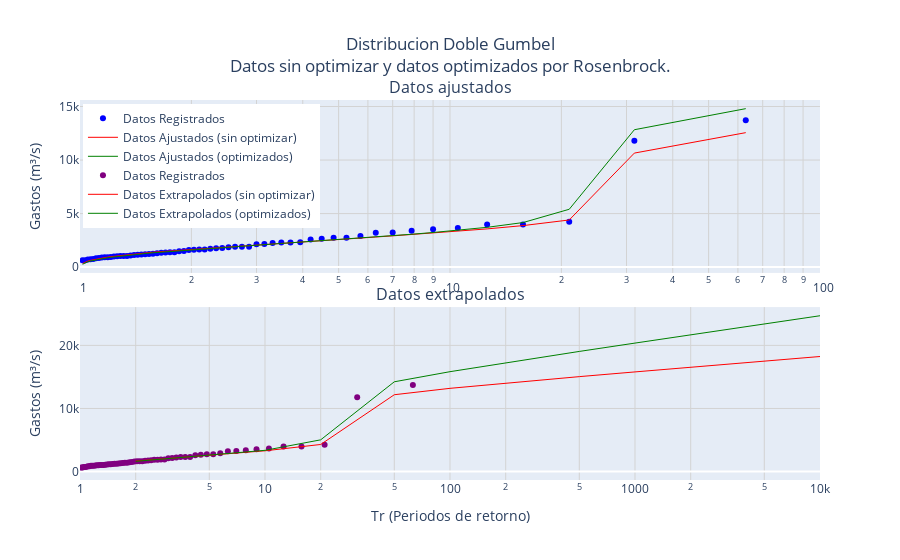

Notebook code for this chart:
### Code cell
# Gráficos html, datos sin optimizar y optimizados
# Crear subplots
titulo0 = "Distribucion Doble Gumbel<br>Datos sin optimizar y datos optimizados por Rosenbrock."
#titulo1 = "Distribucion Gumbel (Momentos-L). EE= " + str(EEMomL)
fig = make_subplots(rows=2, 
                    cols=1, 
                    shared_xaxes=False, 
                    vertical_spacing=0.09, 
                    subplot_titles=("Datos ajustados", "Datos extrapolados"))
# Gráfico 1: Datos Registrados (Scatter) y Datos Ajustados (Línea)
fig.add_trace(go.Scatter(x=tR, 
                         y=dReg, 
                         mode='markers', 
                         name='Datos Registrados', 
                         #alpha=.4, 
                         marker=dict(color='blue')), 
              row=1, col=1)
fig.add_trace(go.Scatter(x=tR, 
                         y=dAjust, 
                         mode='lines', 
                         name='Datos Ajustados (sin optimizar)', 
                         line=dict(color='red', width=1)), 
              row=1, col=1)
fig.add_trace(go.Scatter(x=tR, 
                         y=dAjust1, 
                         mode='lines', 
                         name='Datos Ajustados (optimizados)',
                         line=dict(color='green', width=1)), 
              row=1, col=1)

fig.add_trace(go.Scatter(x=tR, 
                         y=dReg,
                         mode='markers', 
                         name='Datos Registrados', 
                         #alpha=.4, 
                         marker=dict(color='purple')), 
              row=2, col=1)
fig.add_trace(go.Scatter(x=dTrExtrap, 
                         y=dExtrap_sr, 
                         mode='lines', 
                         name='Datos Extrapolados (sin optimizar)', 
                         line=dict(color='red', 
                         width=1)), 
              row=2, col=1)
fig.add_trace(go.Scatter(x=dTrExtrap, 
                         y=dExtrap, 
                         mode='lines', 
                         name='Datos Extrapolados (optimizados)', 
                         line=dict(color='green', 
                         width=1)), 
              row=2, col=1)

# Configurar el layout
fig.update_layout(
    title_text=titulo0,
    title_x=0.5,  # Centra el título
    #xaxis_type="log",  # Eje x semilogarítmico
    #yaxis_title="Gastos (m³/s)",
    showlegend=True,
    legend=dict(x=0.004, y=0.99))

# Configurar ambos ejes x como logarítmicos
fig.update_xaxes(type="log", 
                 range=[0, 2], 
                 showgrid=True, 
                 gridcolor='lightgray', 
                 row=1, col=1)  # Eje x de la primera fila
fig.update_xaxes(type="log", 
                 range=[0, 4], 
                 title="Tr (Periodos de retorno)", 
                 showgrid=True, 
                 gridcolor='lightgray', 
                 row=2, col=1)  # Eje x de la segunda fila
fig.update_yaxes(title_text="Gastos (m³/s)", 
                 showgrid=True, 
                 gridcolor='lightgray', 
                 row=1, col=1)
fig.update_yaxes(title_text="Gastos (m³/s)", 
                 showgrid=True, 
                 gridcolor='lightgray', 
                 row=2, col=1)

fig.show()

### Figure 1 — Plotly figure (JSON) as saved in the notebook; plotly's stock layout.template omitted (floating-point values rounded to 4 significant figures)
{"data": [{"marker": {"color": "blue"}, "mode": "markers", "name": "Datos Registrados", "type": "scatter", "x": [63, 31.5, 21, 15.75, 12.6, 10.5, 9, 7.875, 7, 6.3, 5.727, 5.25, 4.846, 4.5, 4.2, 3.938, 3.706, 3.5, 3.316, 3.15, 3, 2.864, 2.739, 2.625, 2.52, 2.423, 2.333, 2.25, 2.172, 2.1, 2.032, 1.969, 1.909, 1.853, 1.8, 1.75, 1.703, 1.658, 1.615, 1.575, 1.537, 1.5, 1.465, 1.432, 1.4, 1.37, 1.34, 1.312, 1.286, 1.26, 1.235, 1.212, 1.189, 1.167, 1.145, 1.125, 1.105, 1.086, 1.068, 1.05, 1.033, 1.016], "xaxis": "x", "y": [13713, 11800, 4235, 3992, 3979, 3662, 3533, 3388, 3245, 3205, 2917, 2747, 2734, 2654, 2583, 2319, 2311, 2310, 2248, 2150, 2133, 1899, 1899, 1894, 1861, 1797, 1771, 1716, 1652, 1640, 1631, 1598, 1507, 1494, 1397, 1395, 1371, 1332, 1288, 1244, 1232, 1202, 1173, 1157, 1131, 1087, 1049, 1030, 1030, 1014, 995, 954, 925, 922, 907, 852, 832, 751, 743, 720, 652, 632], "yaxis": "y"}, {"line": {"color": "red", "width": 1}, "mode": "lines", "name": "Datos Ajustados (sin optimizar)", "type": "scatter", "x": [63, 31.5, 21, 15.75, 12.6, 10.5, 9, 7.875, 7, 6.3, 5.727, 5.25, 4.846, 4.5, 4.2, 3.938, 3.706, 3.5, 3.316, 3.15, 3, 2.864, 2.739, 2.625, 2.52, 2.423, 2.333, 2.25, 2.172, 2.1, 2.032, 1.969, 1.909, 1.853, 1.8, 1.75, 1.703, 1.658, 1.615, 1.575, 1.537, 1.5, 1.465, 1.432, 1.4, 1.37, 1.34, 1.312, 1.286, 1.26, 1.235, 1.212, 1.189, 1.167, 1.145, 1.125, 1.105, 1.086, 1.068, 1.05, 1.033, 1.016], "xaxis": "x", "y": [12560.0, 10650.0, 4404.0, 3877.0, 3570.0, 3351.0, 3180.0, 3039.0, 2918.0, 2813.0, 2720.0, 2635.0, 2558.0, 2487.0, 2421.0, 2359.0, 2301.0, 2246.0, 2194.0, 2144.0, 2096.0, 2050.0, 2006.0, 1963.0, 1921.0, 1881.0, 1842.0, 1804.0, 1767.0, 1730.0, 1694.0, 1659.0, 1624.0, 1590.0, 1556.0, 1523.0, 1489.0, 1456.0, 1424.0, 1391.0, 1358.0, 1325.0, 1293.0, 1260.0, 1226.0, 1193.0, 1159.0, 1124.0, 1089.0, 1053.0, 1016.0, 977.8, 938.1, 896.6, 852.8, 806.1, 755.6, 700.1, 637.5, 563.9, 471.3, 335.9], "yaxis": "y"}, {"line": {"color": "green", "width": 1}, "mode": "lines", "name": "Datos Ajustados (optimizados)", "type": "scatter", "x": [63, 31.5, 21, 15.75, 12.6, 10.5, 9, 7.875, 7, 6.3, 5.727, 5.25, 4.846, 4.5, 4.2, 3.938, 3.706, 3.5, 3.316, 3.15, 3, 2.864, 2.739, 2.625, 2.52, 2.423, 2.333, 2.25, 2.172, 2.1, 2.032, 1.969, 1.909, 1.853, 1.8, 1.75, 1.703, 1.658, 1.615, 1.575, 1.537, 1.5, 1.465, 1.432, 1.4, 1.37, 1.34, 1.312, 1.286, 1.26, 1.235, 1.212, 1.189, 1.167, 1.145, 1.125, 1.105, 1.086, 1.068, 1.05, 1.033, 1.016], "xaxis": "x", "y": [14800.0, 12830.0, 5402.0, 4161.0, 3717.0, 3438.0, 3233.0, 3070.0, 2935.0, 2819.0, 2717.0, 2625.0, 2543.0, 2467.0, 2397.0, 2331.0, 2270.0, 2213.0, 2158.0, 2106.0, 2056.0, 2009.0, 1963.0, 1919.0, 1876.0, 1835.0, 1794.0, 1755.0, 1717.0, 1679.0, 1643.0, 1607.0, 1571.0, 1536.0, 1502.0, 1468.0, 1434.0, 1400.0, 1367.0, 1334.0, 1300.0, 1267.0, 1234.0, 1200.0, 1167.0, 1133.0, 1098.0, 1063.0, 1028.0, 991.2, 953.8, 915.1, 875.0, 833.0, 788.8, 741.7, 690.8, 634.8, 571.7, 497.5, 404.2, 267.9], "yaxis": "y"}, {"marker": {"color": "purple"}, "mode": "markers", "name": "Datos Registrados", "type": "scatter", "x": [63, 31.5, 21, 15.75, 12.6, 10.5, 9, 7.875, 7, 6.3, 5.727, 5.25, 4.846, 4.5, 4.2, 3.938, 3.706, 3.5, 3.316, 3.15, 3, 2.864, 2.739, 2.625, 2.52, 2.423, 2.333, 2.25, 2.172, 2.1, 2.032, 1.969, 1.909, 1.853, 1.8, 1.75, 1.703, 1.658, 1.615, 1.575, 1.537, 1.5, 1.465, 1.432, 1.4, 1.37, 1.34, 1.312, 1.286, 1.26, 1.235, 1.212, 1.189, 1.167, 1.145, 1.125, 1.105, 1.086, 1.068, 1.05, 1.033, 1.016], "xaxis": "x2", "y": [13713, 11800, 4235, 3992, 3979, 3662, 3533, 3388, 3245, 3205, 2917, 2747, 2734, 2654, 2583, 2319, 2311, 2310, 2248, 2150, 2133, 1899, 1899, 1894, 1861, 1797, 1771, 1716, 1652, 1640, 1631, 1598, 1507, 1494, 1397, 1395, 1371, 1332, 1288, 1244, 1232, 1202, 1173, 1157, 1131, 1087, 1049, 1030, 1030, 1014, 995, 954, 925, 922, 907, 852, 832, 751, 743, 720, 652, 632], "yaxis": "y2"}, {"line": {"color": "red", "width": 1}, "mode": "lines", "name": "Datos Extrapolados (sin optimizar)", "type": "scatter", "x": [2, 5, 10, 20, 50, 100, 200, 500, 1000, 2000, 5000, 10000], "xaxis": "x2", "y": [1676.0, 2588.0, 3295.0, 4297.0, 12180.0, 13190.0, 14030.0, 15050.0, 15790.0, 16530.0, 17510.0, 18240.0], "yaxis": "y2"}, {"line": {"color": "green", "width": 1}, "mode": "lines", "name": "Datos Extrapolados (optimizados)", "type": "scatter", "x": [2, 5, 10, 20, 50, 100, 200, 500, 1000, 2000, 5000, 10000], "xaxis": "x2", "y": [1625.0, 2575.0, 3371.0, 5031.0, 14230.0, 15830.0, 17260.0, 19040.0, 20360.0, 21670.0, 23400.0, 24700.0], "yaxis": "y2"}], "layout": {"annotations": [{"font": {"size": 16}, "showarrow": false, "text": "Datos ajustados", "x": 0.5, "xanchor": "center", "xref": "paper", "y": 1, "yanchor": "bottom", "yref": "paper"}, {"font": {"size": 16}, "showarrow": false, "text": "Datos extrapolados", "x": 0.5, "xanchor": "center", "xref": "paper", "y": 0.455, "yanchor": "bottom", "yref": "paper"}], "autosize": true, "legend": {"x": 0.004, "y": 0.99}, "showlegend": true, "title": {"text": "Distribucion Doble Gumbel<br>Datos sin optimizar y datos optimizados por Rosenbrock.", "x": 0.5}, "xaxis": {"anchor": "y", "domain": [0, 1], "gridcolor": "lightgray", "range": [0, 2], "showgrid": true, "type": "log"}, "xaxis2": {"anchor": "y2", "domain": [0, 1], "gridcolor": "lightgray", "range": [0, 4], "showgrid": true, "title": {"text": "Tr (Periodos de retorno)"}, "type": "log"}, "yaxis": {"anchor": "x", "autorange": true, "domain": [0.545, 1], "gridcolor": "lightgray", "range": [-956.8, 15630.0], "showgrid": true, "title": {"text": "Gastos (m³/s)"}, "type": "linear"}, "yaxis2": {"anchor": "x2", "autorange": true, "domain": [0, 0.455], "gridcolor": "lightgray", "range": [-2067.0, 26110.0], "showgrid": true, "title": {"text": "Gastos (m³/s)"}, "type": "linear"}}}
